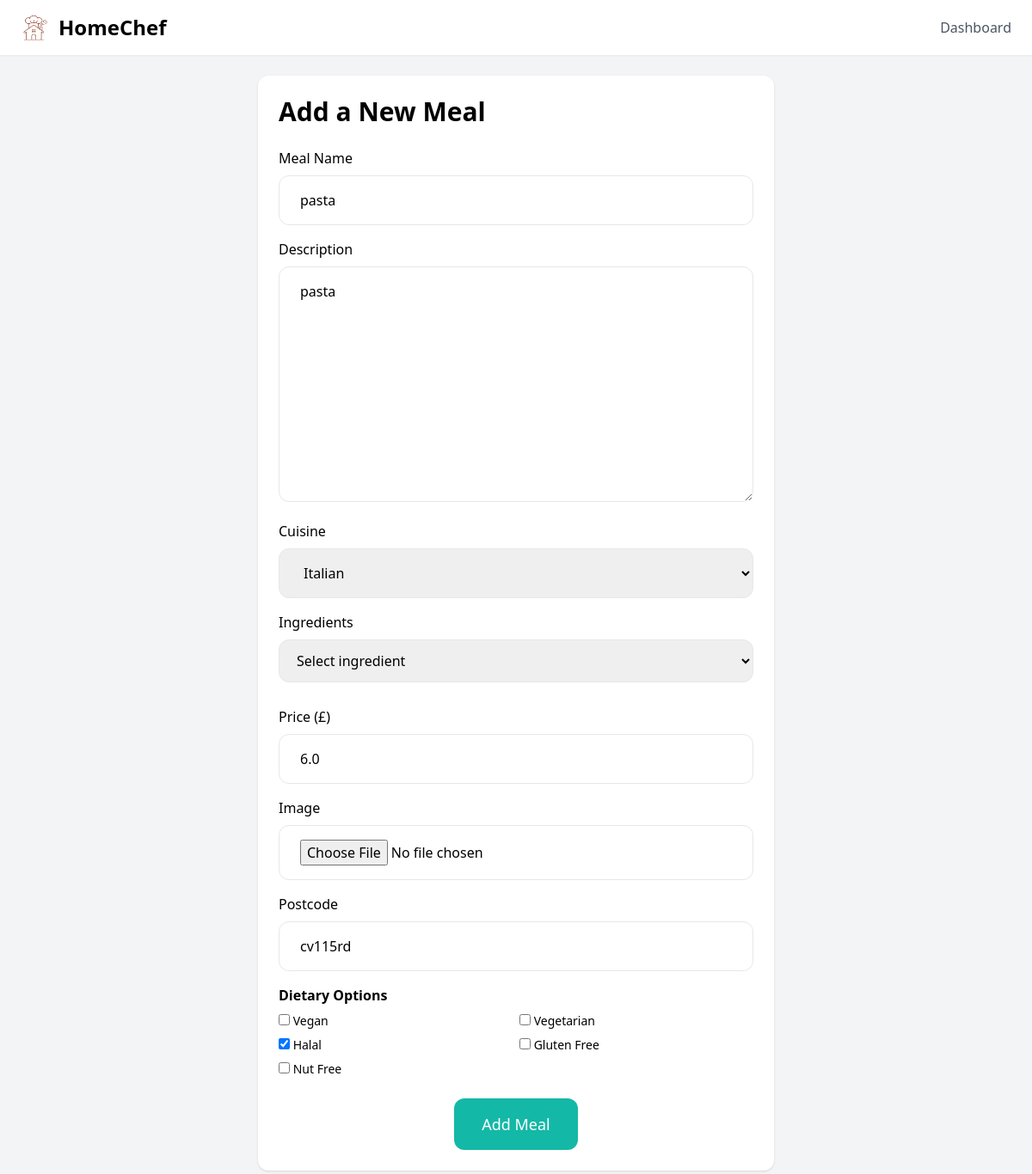
Before: /food/11/edit/ (signed in) with the older database file.
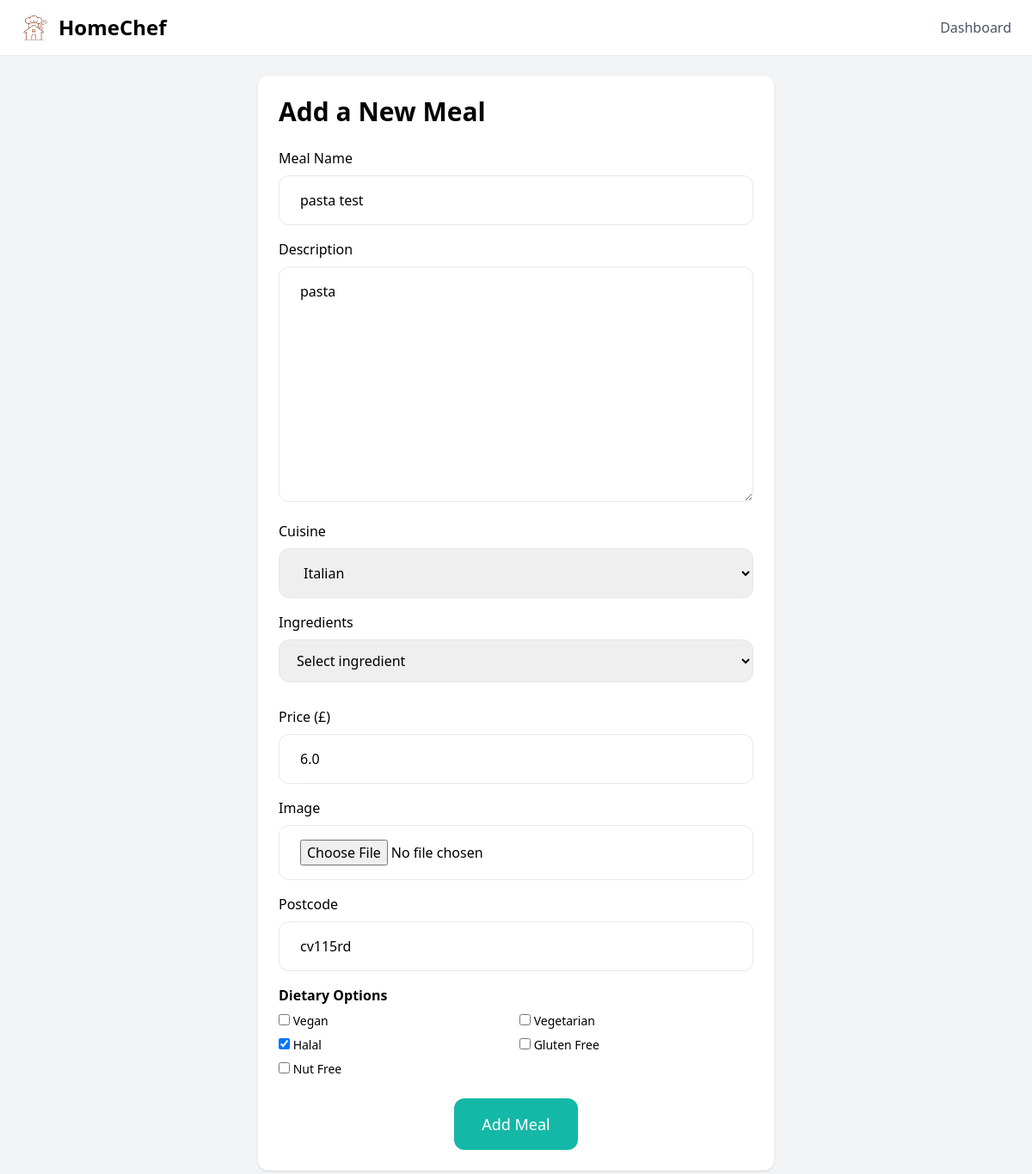
After: the same page with the newer database file.
### food/models.py (models this page shows)
class Meal(models.Model):
    meal_name = models.CharField(max_length=255)
    meal_description = models.TextField(blank= True)
    meal_cuisine_type = models.ForeignKey(Cuisine, on_delete= models.SET_NULL, null= True, blank =True)
    meal_ingredients= models.ManyToManyField(Ingredient, related_name="meals")
    meal_price = models.FloatField()
    meal_image = models.ImageField(upload_to='meal_images/', blank=True, null=True)
    meal_is_vegan = models.BooleanField(default=False)
    meal_is_vegetarian = models.BooleanField(default=False)
    meal_is_halal = models.BooleanField(default=False)
    meal_is_gluten_free = models.BooleanField(default=False)
    meal_is_nut_free = models.BooleanField(default=False)
    meal_created_by = models.ForeignKey(User, on_delete=models.CASCADE, related_name="meals")
    meal_created_at = models.DateTimeField(auto_now_add=True)
    meal_location = models.CharField (max_length=8)
    class Meta:
        def __str__(self):
            ordering = ('name',)
            return self.name

### food/views.py (the view)
# urls.py: path('<int:pk>/edit/', views.edit_meal, name='edit'),
@login_required
def edit_meal(request, pk):
    meal = get_object_or_404(Meal, pk=pk, meal_created_by=request.user)
    if request.method == 'POST':
        form = EditMealForm(request.POST, request.FILES, instance=meal)
        if form.is_valid():
            form.save()
            return redirect('accounts:dashboard')
    else:
         form = EditMealForm(instance=meal)
    return render(request, 'food/form.html', {
        'form': form,
     })

### food/models.py (called while the page is built)
    def __str__(self):
        ordering = ('name',)
        return self.name

    def __str__(self):
        ordering = ('name',)
        return self.name

### food/templates/food/form.html (shortened to what this page needs)
<!DOCTYPE html>
{% load static %}
<html lang="en">
<head>
<script src="https://cdn.tailwindcss.com"></script>
</head>
<body class="bg-gray-100 font-sans">
<header class="bg-white shadow-sm">
    <div class="max-w-7xl mx-auto px-6 py-4 flex justify-between items-center">
        <div class="flex items-center space-x-3">
            <img src="{% static 'images/logo.png' %}" class="w-8 h-8" alt="Logo">
            <span class="text-2xl font-bold">HomeChef</span>
        </div>
        <nav class="space-x-6 text-gray-600">
            <a href="#" class="hover:text-black">Dashboard</a>
        </nav>
    </div>
</header>
<div class="w-1/2 my-6 p-6 mx-auto bg-white rounded-xl shadow">
    <h1 class="mb-6 text-3xl font-bold">Add a New Meal</h1>
    <form method="post" action="." enctype="multipart/form-data">
        <div class="mb-4">
            <label class="inline-block mb-2">Meal Name</label>
            {{ form.meal_name }}
        </div>
        <div class="mb-4">
            <label class="inline-block mb-2">Description</label>
            {{ form.meal_description }}
        </div>
        <div class="mb-4">
            <label class="inline-block mb-2">Cuisine</label>
            {{ form.meal_cuisine_type }}
        </div>
<div class="mb-4">
    <label class="inline-block mb-2">Ingredients</label>
    <select id="ingredient-select" class="w-full py-3 px-4 border rounded-xl">
        <option value="">Select ingredient</option>
    </select>
    </div>
        <div class="mb-4">
            <label class="inline-block mb-2">Price (£)</label>
            {{ form.meal_price }}
        </div>
        <div class="mb-4">
            <label class="inline-block mb-2">Image</label>
            {{ form.meal_image }}
        </div>
        <div class="mb-4">
            <label class="inline-block mb-2">Postcode</label>
            {{ form.meal_location }}
        </div>
        <div class="mb-6">
            <label class="inline-block mb-2 font-semibold">Dietary Options</label>
            <div class="grid grid-cols-2 gap-2 text-sm">
                <label>{{ form.meal_is_vegan }} Vegan</label>
                <label>{{ form.meal_is_vegetarian }} Vegetarian</label>
                <label>{{ form.meal_is_halal }} Halal</label>
                <label>{{ form.meal_is_gluten_free }} Gluten Free</label>
                <label>{{ form.meal_is_nut_free }} Nut Free</label>
            </div>
        </div>
        <div class="flex justify-center">
            <button class="py-4 px-8 text-lg bg-teal-500 hover:bg-teal-700 rounded-xl text-white">
                Add Meal
            </button>
        </div>
    </form>
</div>
</body>
</html>

Changed rows visible on the page:
changed Meal "pasta": meal_name "pasta" → "pasta test"
